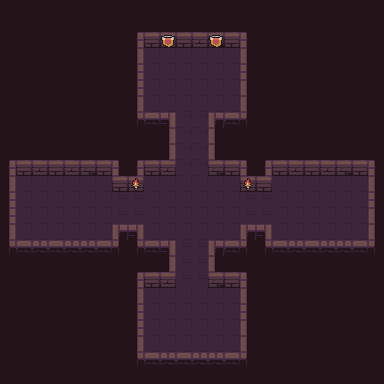

The image is a tile-based game level rendered from a .tmx file. Its description and complete source (layers, tilesets, objects, tile grids) follow:
An orthogonal 24x24 tile map with 16x16 px tiles, 4 tile layers (background, road, wall, item), 3 tilesets.

<map version="1.0" tiledversion="1.0.3" orientation="orthogonal" renderorder="right-down" width="24" height="24" tilewidth="16" tileheight="16" nextobjectid="1">
 <tileset firstgid="1" name="Dungeon_Tileset" tilewidth="16" tileheight="16" tilecount="100" columns="10">
  <image source="Dungeon_Tileset.png" width="160" height="160" />
 </tileset>
 <tileset firstgid="101" name="flag" tilewidth="16" tileheight="16" tilecount="4" columns="4">
  <image source="flag.png" width="64" height="16" />
  <tile id="0">
   <animation>
    <frame tileid="3" duration="100" />
    <frame tileid="2" duration="100" />
    <frame tileid="1" duration="100" />
    <frame tileid="0" duration="100" />
   </animation>
  </tile>
 </tileset>
 <tileset firstgid="105" name="torch" tilewidth="16" tileheight="16" tilecount="4" columns="4">
  <image source="torch.png" width="64" height="16" />
  <tile id="0">
   <animation>
    <frame tileid="3" duration="100" />
    <frame tileid="2" duration="100" />
    <frame tileid="1" duration="100" />
    <frame tileid="0" duration="100" />
   </animation>
  </tile>
 </tileset>
 <layer name="background" width="24" height="24">
  <data encoding="csv">
79,79,79,79,79,79,79,79,79,79,79,79,79,79,79,79,79,79,79,79,79,79,79,79,
79,79,79,79,79,79,79,79,79,79,79,79,79,79,79,79,79,79,79,79,79,79,79,79,
79,79,79,79,79,79,79,79,79,79,79,79,79,79,79,79,79,79,79,79,79,79,79,79,
79,79,79,79,79,79,79,79,79,79,79,79,79,79,79,79,79,79,79,79,79,79,79,79,
79,79,79,79,79,79,79,79,79,79,79,79,79,79,79,79,79,79,79,79,79,79,79,79,
79,79,79,79,79,79,79,79,79,79,79,79,79,79,79,79,79,79,79,79,79,79,79,79,
79,79,79,79,79,79,79,79,79,79,79,79,79,79,79,79,79,79,79,79,79,79,79,79,
79,79,79,79,79,79,79,79,79,79,79,79,79,79,79,79,79,79,79,79,79,79,79,79,
79,79,79,79,79,79,79,79,79,79,79,79,79,79,79,79,79,79,79,79,79,79,79,79,
79,79,79,79,79,79,79,79,79,79,79,79,79,79,79,79,79,79,79,79,79,79,79,79,
79,79,79,79,79,79,79,79,79,79,79,79,79,79,79,79,79,79,79,79,79,79,79,79,
79,79,79,79,79,79,79,79,79,79,79,79,79,79,79,79,79,79,79,79,79,79,79,79,
79,79,79,79,79,79,79,79,79,79,79,79,79,79,79,79,79,79,79,79,79,79,79,79,
79,79,79,79,79,79,79,79,79,79,79,79,79,79,79,79,79,79,79,79,79,79,79,79,
79,79,79,79,79,79,79,79,79,79,79,79,79,79,79,79,79,79,79,79,79,79,79,79,
79,79,79,79,79,79,79,79,79,79,79,79,79,79,79,79,79,79,79,79,79,79,79,79,
79,79,79,79,79,79,79,79,79,79,79,79,79,79,79,79,79,79,79,79,79,79,79,79,
79,79,79,79,79,79,79,79,79,79,79,79,79,79,79,79,79,79,79,79,79,79,79,79,
79,79,79,79,79,79,79,79,79,79,79,79,79,79,79,79,79,79,79,79,79,79,79,79,
79,79,79,79,79,79,79,79,79,79,79,79,79,79,79,79,79,79,79,79,79,79,79,79,
79,79,79,79,79,79,79,79,79,79,79,79,79,79,79,79,79,79,79,79,79,79,79,79,
79,79,79,79,79,79,79,79,79,79,79,79,79,79,79,79,79,79,79,79,79,79,79,79,
79,79,79,79,79,79,79,79,79,79,79,79,79,79,79,79,79,79,79,79,79,79,79,79,
79,79,79,79,79,79,79,79,79,79,79,79,79,79,79,79,79,79,79,79,79,79,79,79
</data>
 </layer>
 <layer name="road" width="24" height="24">
  <data encoding="csv">
0,0,0,0,0,0,0,0,0,0,0,0,0,0,0,0,0,0,0,0,0,0,0,0,
0,0,0,0,0,0,0,0,0,0,0,0,0,0,0,0,0,0,0,0,0,0,0,0,
0,0,0,0,0,0,0,0,0,0,0,0,0,0,0,0,0,0,0,0,0,0,0,0,
0,0,0,0,0,0,0,0,0,17,17,17,17,17,17,0,0,0,0,0,0,0,0,0,
0,0,0,0,0,0,0,0,0,17,17,17,17,17,17,0,0,0,0,0,0,0,0,0,
0,0,0,0,0,0,0,0,0,17,17,17,17,17,17,0,0,0,0,0,0,0,0,0,
0,0,0,0,0,0,0,0,0,17,17,17,17,17,17,0,0,0,0,0,0,0,0,0,
0,0,0,0,0,0,0,0,0,0,0,7,7,0,0,0,0,0,0,0,0,0,0,0,
0,0,0,0,0,0,0,0,0,0,0,7,7,0,0,0,0,0,0,0,0,0,0,0,
0,0,0,0,0,0,0,0,0,0,0,7,7,0,0,0,0,0,0,0,0,0,0,0,
0,0,0,0,0,0,0,0,0,0,0,7,7,0,0,0,0,0,0,0,0,0,0,0,
0,17,17,17,17,17,17,0,0,17,17,17,17,17,17,0,0,17,17,17,17,17,17,0,
0,17,17,17,17,17,17,18,18,17,17,17,17,17,17,18,18,17,17,17,17,17,17,0,
0,17,17,17,17,17,17,18,18,17,17,17,17,17,17,18,18,17,17,17,17,17,17,0,
0,17,17,17,17,17,17,0,0,17,17,17,17,17,17,0,0,17,17,17,17,17,17,0,
0,0,0,0,0,0,0,0,0,0,0,18,18,0,0,0,0,0,0,0,0,0,0,0,
0,0,0,0,0,0,0,0,0,0,0,18,18,0,0,0,0,0,0,0,0,0,0,0,
0,0,0,0,0,0,0,0,0,0,0,18,18,0,0,0,0,0,0,0,0,0,0,0,
0,0,0,0,0,0,0,0,0,17,17,17,17,17,17,0,0,0,0,0,0,0,0,0,
0,0,0,0,0,0,0,0,0,17,17,17,17,17,17,0,0,0,0,0,0,0,0,0,
0,0,0,0,0,0,0,0,0,17,17,17,17,17,17,0,0,0,0,0,0,0,0,0,
0,0,0,0,0,0,0,0,0,17,17,17,17,17,17,0,0,0,0,0,0,0,0,0,
0,0,0,0,0,0,0,0,0,0,0,0,0,0,0,0,0,0,0,0,0,0,0,0,
0,0,0,0,0,0,0,0,0,0,0,0,0,0,0,0,0,0,0,0,0,0,0,0
</data>
 </layer>
 <layer name="wall" width="24" height="24">
  <data encoding="csv">
0,0,0,0,0,0,0,0,0,0,0,0,0,0,0,0,0,0,0,0,0,0,0,0,
0,0,0,0,0,0,0,0,0,0,0,0,0,0,0,0,0,0,0,0,0,0,0,0,
0,0,0,0,0,0,0,0,1,2,3,2,3,4,5,6,0,0,0,0,0,0,0,0,
0,0,0,0,0,0,0,0,11,0,0,0,0,0,0,16,0,0,0,0,0,0,0,0,
0,0,0,0,0,0,0,0,21,0,0,0,0,0,0,26,0,0,0,0,0,0,0,0,
0,0,0,0,0,0,0,0,21,0,0,0,0,0,0,36,0,0,0,0,0,0,0,0,
0,0,0,0,0,0,0,0,31,0,0,0,0,0,0,36,0,0,0,0,0,0,0,0,
0,0,0,0,0,0,0,0,41,42,54,0,0,51,45,46,0,0,0,0,0,0,0,0,
0,0,0,0,0,0,0,0,0,0,31,0,0,36,0,0,0,0,0,0,0,0,0,0,
0,0,0,0,0,0,0,0,0,0,31,0,0,36,0,0,0,0,0,0,0,0,0,0,
1,2,3,2,3,4,5,6,1,2,3,0,0,4,5,6,1,2,3,2,3,4,5,6,
11,0,0,0,0,0,0,2,2,0,0,0,0,0,0,2,2,0,0,0,0,0,0,16,
21,0,0,0,0,0,0,0,0,0,0,0,0,0,0,0,0,0,0,0,0,0,0,26,
21,0,0,0,0,0,0,0,0,0,0,0,0,0,0,0,0,0,0,0,0,0,0,36,
31,0,0,0,0,0,0,51,54,0,0,0,0,0,0,51,54,0,0,0,0,0,0,36,
41,42,43,42,43,44,45,46,41,42,54,0,0,51,45,46,41,42,43,42,43,44,45,46,
0,0,0,0,0,0,0,0,0,0,11,0,0,16,0,0,0,0,0,0,0,0,0,0,
0,0,0,0,0,0,0,0,1,2,3,0,0,4,5,6,0,0,0,0,0,0,0,0,
0,0,0,0,0,0,0,0,11,0,0,0,0,0,0,16,0,0,0,0,0,0,0,0,
0,0,0,0,0,0,0,0,21,0,0,0,0,0,0,26,0,0,0,0,0,0,0,0,
0,0,0,0,0,0,0,0,21,0,0,0,0,0,0,36,0,0,0,0,0,0,0,0,
0,0,0,0,0,0,0,0,31,0,0,0,0,0,0,36,0,0,0,0,0,0,0,0,
0,0,0,0,0,0,0,0,41,42,43,42,43,44,45,46,0,0,0,0,0,0,0,0,
0,0,0,0,0,0,0,0,0,0,0,0,0,0,0,0,0,0,0,0,0,0,0,0
</data>
 </layer>
 <layer name="item" width="24" height="24">
  <data encoding="csv">
0,0,0,0,0,0,0,0,0,0,0,0,0,0,0,0,0,0,0,0,0,0,0,0,
0,0,0,0,0,0,0,0,0,0,0,0,0,0,0,0,0,0,0,0,0,0,0,0,
0,0,0,0,0,0,0,0,0,0,101,0,0,101,0,0,0,0,0,0,0,0,0,0,
0,0,0,0,0,0,0,0,0,0,0,0,0,0,0,0,0,0,0,0,0,0,0,0,
0,0,0,0,0,0,0,0,0,0,0,0,0,0,0,0,0,0,0,0,0,0,0,0,
0,0,0,0,0,0,0,0,0,0,0,0,0,0,0,0,0,0,0,0,0,0,0,0,
0,0,0,0,0,0,0,0,0,0,0,0,0,0,0,0,0,0,0,0,0,0,0,0,
0,0,0,0,0,0,0,0,0,0,0,0,0,0,0,0,0,0,0,0,0,0,0,0,
0,0,0,0,0,0,0,0,0,0,0,0,0,0,0,0,0,0,0,0,0,0,0,0,
0,0,0,0,0,0,0,0,0,0,0,0,0,0,0,0,0,0,0,0,0,0,0,0,
0,0,0,0,0,0,0,0,0,0,0,0,0,0,0,0,0,0,0,0,0,0,0,0,
0,0,0,0,0,0,0,0,105,0,0,0,0,0,0,105,0,0,0,0,0,0,0,0,
0,0,0,0,0,0,0,0,0,0,0,0,0,0,0,0,0,0,0,0,0,0,0,0,
0,0,0,0,0,0,0,0,0,0,0,0,0,0,0,0,0,0,0,0,0,0,0,0,
0,0,0,0,0,0,0,0,0,0,0,0,0,0,0,0,0,0,0,0,0,0,0,0,
0,0,0,0,0,0,0,0,0,0,0,0,0,0,0,0,0,0,0,0,0,0,0,0,
0,0,0,0,0,0,0,0,0,0,0,0,0,0,0,0,0,0,0,0,0,0,0,0,
0,0,0,0,0,0,0,0,0,0,0,0,0,0,0,0,0,0,0,0,0,0,0,0,
0,0,0,0,0,0,0,0,0,0,0,0,0,0,0,0,0,0,0,0,0,0,0,0,
0,0,0,0,0,0,0,0,0,0,0,0,0,0,0,0,0,0,0,0,0,0,0,0,
0,0,0,0,0,0,0,0,0,0,0,0,0,0,0,0,0,0,0,0,0,0,0,0,
0,0,0,0,0,0,0,0,0,0,0,0,0,0,0,0,0,0,0,0,0,0,0,0,
0,0,0,0,0,0,0,0,0,0,0,0,0,0,0,0,0,0,0,0,0,0,0,0,
0,0,0,0,0,0,0,0,0,0,0,0,0,0,0,0,0,0,0,0,0,0,0,0
</data>
 </layer>
</map>
